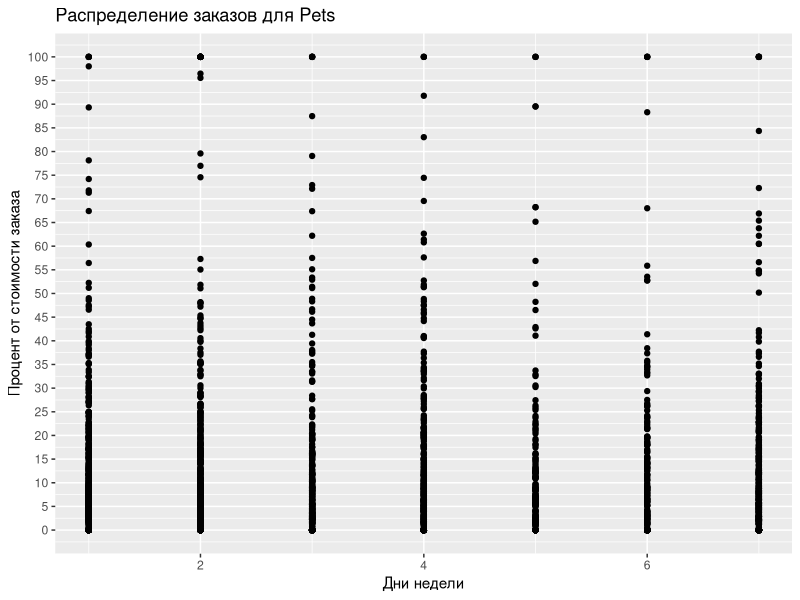

The R source for this figure:
library(ggplot2)
data <- read.table(file = 'data/ulabox_orders_with_categories_partials_2017.csv', header = TRUE, sep = ",")

myplot <- ggplot(data, aes(x = weekday, y = Pets.)) +
  geom_point() +
  scale_y_continuous(breaks = seq(0, 100, 5)) +
  labs(title = "Распределение заказов для Pets",
       x = "Дни недели",
       y = "Процент от стоимости заказа")

print(myplot)